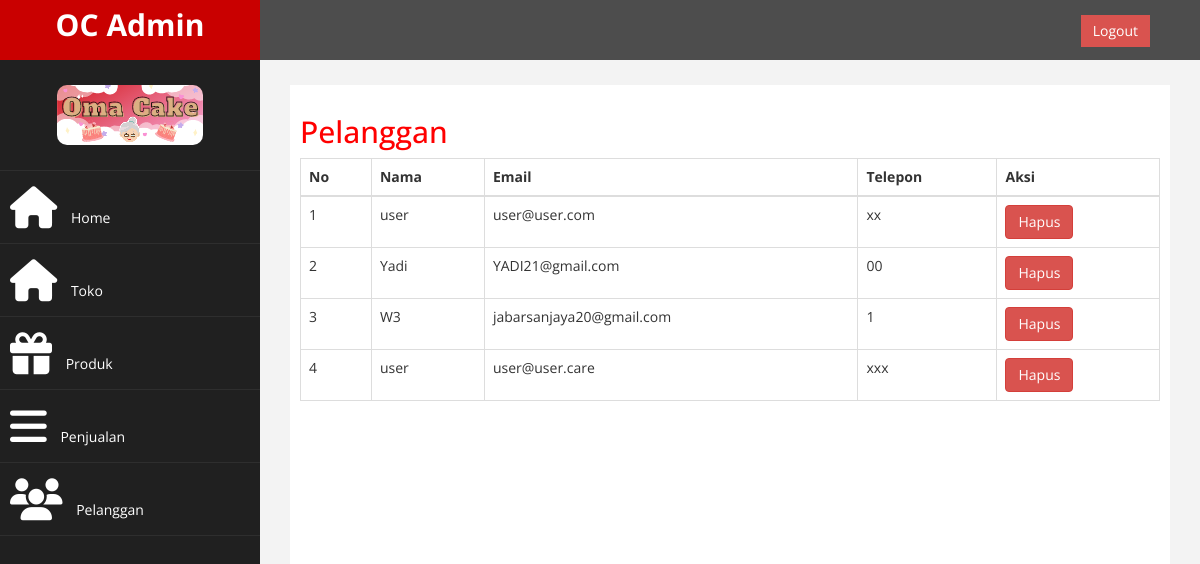
Page /admin/index.php?halaman=pelanggan (signed in) on the committed database.
### tables this page shows
CREATE TABLE `pelanggan` (
  `id_pelanggan` int(11) NOT NULL,
  `email_pelanggan` varchar(100) DEFAULT NULL,
  `password_pelanggan` varchar(50) DEFAULT NULL,
  `nama_pelanggan` varchar(100) DEFAULT NULL,
  `telepon_pelanggan` varchar(15) DEFAULT NULL,
  `alamat_pelanggan` varchar(100) NOT NULL,
  `foto_profil` varchar(100) NOT NULL
);

### admin/pelanggan.php (the view, shortened to what this page needs)
<?php
	include 'koneksi.php';
?>
<h2>Pelanggan</h2>
<div class="table-responsive">
	<table class="table table-bordered">
		<thead>
			<tr>
				<th>No</th>
				<th>Nama</th>
				<th>Email</th>
				<th>Telepon</th>
				<th>Aksi</th>
			</tr>
		</thead>
		<tbody>
			<?php $no=1; ?>
			<?php $query=$conn->query("SELECT * FROM pelanggan"); ?>
			<?php while ($data=$query->fetch_assoc()) {
				?>
				<tr>
					<td><?php echo $no++; ?></td>
					<td><?php echo $data['nama_pelanggan']; ?></td>
					<td><?php echo $data['email_pelanggan']; ?></td>
					<td><?php echo $data['telepon_pelanggan']; ?></td>
					<td>
						<a href="hapuspelanggan.php?halaman=hapuspelanggan&id=<?php echo $data['id_pelanggan']; ?>" class="btn btn-danger">Hapus</a>
					</td>
				</tr>
				<?php
			} ?>
		</tbody>
	</table>
</div>

### admin/assets/css/custom.css (style rules this page uses)
body { font-family: 'Open Sans', sans-serif; }
h2 { color: #f00; }

### rows in the picture
pelanggan: nama_pelanggan "user", email_pelanggan "user@user.com", telepon_pelanggan "xx"
pelanggan: nama_pelanggan "Yadi", email_pelanggan "YADI21@gmail.com", telepon_pelanggan "00"
pelanggan: nama_pelanggan "W3", email_pelanggan "jabarsanjaya20@gmail.com", telepon_pelanggan "1"
pelanggan: nama_pelanggan "user", email_pelanggan "user@user.care", telepon_pelanggan "xxx"
